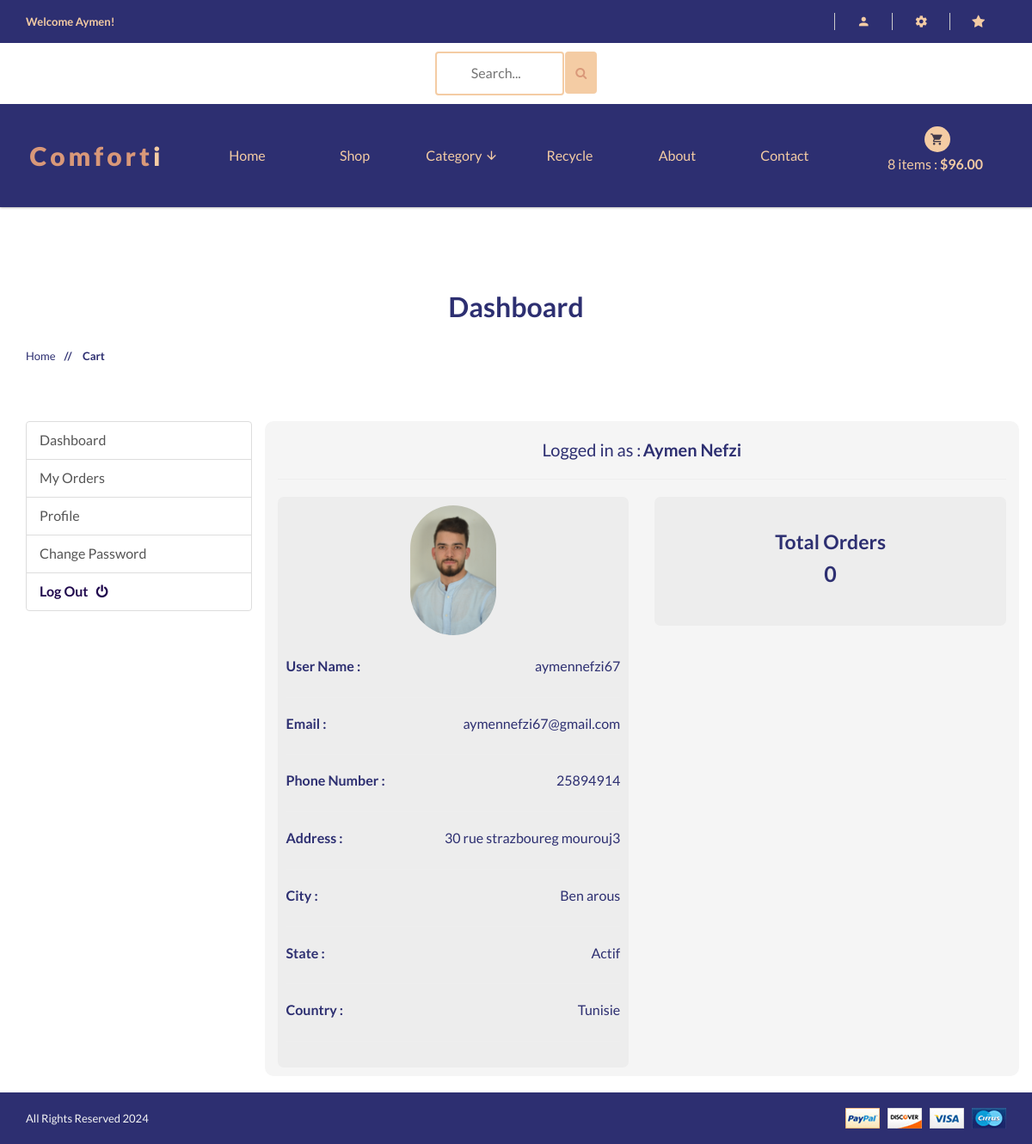
Page /account/ (signed in) on the committed database.
### accounts/models.py (models this page shows, shortened)
class Account(AbstractBaseUser):
    first_name = models.CharField(max_length=50)
    last_name = models.CharField(max_length=50)
    username = models.CharField(max_length=50, unique=True)
    email = models.EmailField(max_length=100, unique=True)
    Phone_number = models.CharField(max_length=50)
    is_admin = models.BooleanField(default=False)
    is_staff = models.BooleanField(default=False)
    is_active = models.BooleanField(default=False)
    is_superadmin = models.BooleanField(default=False)
    date_joined_for_format = models.DateTimeField(auto_now_add=True)
    last_login_for_format  = models.DateTimeField(auto_now_add=True)
    USERNAME_FIELD = 'email'
    REQUIRED_FIELDS = ['username', 'first_name', 'last_name']
    objects = AccountManger()
    def full_name(self):
        return f'{self.first_name} {self.last_name}'

class UserProfile(models.Model):
    user = models.OneToOneField(Account, on_delete=models.CASCADE)
    address = models.TextField(blank=True, max_length=500)
    profile_picture = models.ImageField(blank=True, upload_to='userprofile',default='static/user_image_default.png')
    city = models.CharField(blank=True, max_length=20)
    state = models.CharField(blank=True, max_length=20)
    country = models.CharField(blank=True, max_length=20)

### accounts/views.py (the view)
# urls.py: path('', views.dashboard, name='dashboardd'),
def dashboard(request):
    orders = Order.objects.order_by('-created_at').filter(user_id=request.user.id, is_ordered=True)
    profile = UserProfile.objects.get(user_id=request.user.id)
    orders_count = orders.count()
    context = {
        'orders_count':orders_count,
        'profile':profile,
    }
    return render(request, 'shop/accounts/dashboard/dashboard.html', context)

### templates/shop/accounts/dashboard/dashboard.html (shortened to what this page needs)
{% extends '../../../base.html' %}
{% load static %}
{% block content %}
<div  class="pages-title section-padding">
    <div  class="container">
        <div   class="row">
            <div class="col-xs-12">
                <div class="pages-title-text text-center">
                    <h2 style="color:#2D2F71">dashboard</h2>
                    <ul class="text-left">
                        <li><a style="color:#2D2F71" href="\">Home </a></li>
                        <li style="color:#2D2F71"><span> // </span>Cart</li>
                    </ul>
                </div>
            </div>
        </div>
    </div>
</div>
<section style="background:#ffffff" class="section-conten padding-y bg">
    <br><br>
    <div class="container">
        <div class="row">
            {% include "includes/dashboard_slider.html" %}
            <main style="background:#f5f5f5; border-radius:10px" class="col-md-9">
                <article class="card">
                <br>
                <header class="card-header text-center">
                    <span style="font-size:20px" class="d-inline-block">Logged in as :</span>
                    <strong style="font-size:20px">{{user.full_name | title}}</strong>
                </header>
                <hr>
                <div class="card-body">
                    <div  class="row">
                        <div style="" class="col-md-6">
                            <div  class="card" style="text-align:center; background:#ededed;border-radius:7px;margin-bottom:10px">
                                <div style="font-size:18px;padding:10px" class="card-body">
                                    <img src="{{profile.profile_picture.url}}" alt="Profile Picture" width="100" style="border-radius:50px;">
                                    <br>
                                    <br>
                                    <p style="font-size:16px;" class="mb-0"><span style="float:left"><b>User Name :</b></span> <span style="float:right">{{user.username}}</span></p><br><hr>
                                    <p style="font-size:16px;" class="mb-0"><span style="float:left"><b>Email :</b></span> <span style="float:right">{{user.email}}</span></p><br><hr>
                                    <p style="font-size:16px;" class="mb-0"><span style="float:left"><b>Phone Number :</b></span> <span style="float:right">{{user.Phone_number}}</span></p><br><hr>
                                    {% if profile.address %}
                                    <p style="font-size:16px;" class="mb-0"><span style="float:left"><b>Address :</b></span> <span style="float:right">{{profile.address}}</span></p><br><hr>
                                    {% endif %}
                                    {% if profile.city %}
                                    <p style="font-size:16px;" class="mb-0"><span style="float:left"><b>City :</b></span> <span style="float:right">{{profile.city}}</span></p><br><hr>
                                    {% endif %}
                                    {% if profile.state %}
                                    <p style="font-size:16px;" class="mb-0"><span style="float:left"><b>State :</b></span> <span style="float:right">{{profile.state}}</span></p><br><hr>
                                    {% endif %}
                                    {% if profile.country %}
                                    <p style="font-size:16px;" class="mb-0"><span style="float:left"><b>Country :</b></span> <span style="float:right">{{profile.country}}</span></p><br><hr>
                                    {% endif %}
                                </div>
                            </div>
                        </div>
                        <div  class="col-md-6">
                            <div  class="card" style="text-align:center;">
                                <div style="background:#ededed;border-radius:7px;padding:10px;height:150px" style="font-size:18px" class="card-body">
                                    <h5 style="margin-top:30px;font-size:23px" class="card-title">Total Orders</h5>
                                    <h4 style="font-size:25px">{{orders_count}}</h4>
                                </div>
                            </div>
                        </div><br>
                    </div>
                </div>
                </article>
            </main>
        </div>
    </div><br>
</section>
{% endblock content %}

### templates/base.html (shortened to what this page needs)
{% load static %}
<!doctype html>
<html class="no-js" lang="">
<head>
    <link rel="stylesheet" href="{% static 'css/bootstrap.min.css' %}">
    <link rel="stylesheet" href="{% static 'css/animate.css' %}">
    <link rel="stylesheet" href="{% static 'css/materialdesignicons.min.css' %}">
    <link rel="stylesheet" href="{% static 'css/jquery.simpleLens.css' %}">
    <link rel="stylesheet" href="{% static 'css/jquery-ui.min.css' %}">
    <link rel="stylesheet" href="{% static 'css/meanmenu.min.css' %}">
    <link rel="stylesheet" href="{% static 'css/nivo-slider.css' %}">
    <link rel="stylesheet" href="{% static 'css/owl.carousel.css' %}">
    <link rel="stylesheet" href="{% static 'css/style.css' %}">
    <link rel="stylesheet" href="{% static 'css/responsive.css' %}">
    <link rel="stylesheet" href="https://cdnjs.cloudflare.com/ajax/libs/font-awesome/4.7.0/css/font-awesome.min.css">
</head>
<body style="background:#ffffff">
    <header style="background:#2D2F71" class="header-one header-two">
        <div style="background:#2D2F71" class="header-top-two">
            <div class="container text-center">
                <div class="row">
                    <div class="col-sm-12">
                        <div class="middel-top">
                            {% if user.id is None %}
                            <div class="left floatleft">
                                <p style="color:#f4cca4"><b>Welcome Guest!</b></p>
                            </div>
                            {% else %}
                            <div class="left floatleft">
                                <p style="color:#f4cca4"><b>Welcome {{user.first_name | capfirst}}!</b></p>
                            </div>
                            {% endif %}
                        </div>
                        <div class="middel-top clearfix">
                            <ul class="clearfix right floatright">
                                <li>
                                    <a style="color:#f4cca4" href="#"><i class="mdi mdi-account"></i></a>
                                </li>
                                <li>
                                    <a style="color:#f4cca4" href="#"><i class="mdi mdi-settings"></i></a>
                                </li>
                                {% if user.id is None %}
                                {% else %}
                                <li><a href="{% url 'shop:wishlist_view' %}"><i class="fa fa-star"></i></a></li>                                </ul>
                                {% endif %}
                            </div>
                        </div>
                    </div>
                </div>
            </div>
        <div style="background:#ffffff">
            <div class="container text-center">
                <div class="row">
                    <div class="col-sm-12">
                        <form id="searchh" action={% url 'shop:search' %} method="GET">
                        <input  type="text" name="keyword" placeholder="Search...">
                        <button style="height:49px; margin-bottom:6px; background:#f4cca4;margin-left:-1px;border:None "  class="btn btn-warning" type="submit">
                           <i style="color:#d99879" class="fa fa-search"></i>
                        </button>
                        </form>
                    </div>
                </div>
            </div>
        </div>
        <div class="container text-center">
            <div class="row">
                <div class="col-sm-2">
                    <div class="logo">
                        <a style="color:#f4cca4;font-weight: 800;" href="\"><span
                                style="color:#d99879">Comfort</span>i</a>
                    </div>
                </div>
                <div class="col-sm-8">
                    <div class="header-middel">
                        <div class="mainmenu">
                            <nav >
                                <ul>
                                    <li ><a href="\">Home</a></li>
                                    <li><a href="{% url 'shop:shop' %}">Shop</a></li>
                                    <li><a href="#">Category <i class="mdi mdi-arrow-down"></i></a>
                                    </li>
                                    <li ><a href="{% url 'recycle:recycle' %}">Recycle</a></li>
                                    <li><a href="about.html">About</a></li>
                                    <li><a href="contact.html">Contact</a></li>
                                </ul>
                            </nav>
                        </div>
                    </div>
                </div>
                <div class="col-sm-2">
                    <div class="cart-itmes">
                        <a class="cart-itme-a" href="{% url 'cart:cart' %}">
                            <i class="mdi mdi-cart"></i>
                            {{quantityyy}} items : <strong>${{totalll}}</strong>
                        </a>
                    </div>
                </div>
            </div>
        </div>
    </header>
    <br>
    {% block content %}
    {% endblock content %}
    <footer>
        <div  style="background:#2D2F71" class="footer-bottom">
            <div class="container">
                <div class="row">
                    <div class="col-xs-12 col-sm-6">
                        <p style="color:#f5f5f5">
                            All Rights Reserved 2024</p>
                    </div>
                    <div class="col-xs-12 col-sm-6 text-right">
                        <a href="#"><img src="{% static 'img/footer/payment.png' %}" alt="" /></a>
                    </div>
                </div>
            </div>
        </div>
    </footer>
</body>
</html>

### rows in the picture
Account: first_name "Aymen", full_name "Aymen Nefzi", username "aymennefzi67", email "aymennefzi67@gmail.com", Phone_number "25894914"
UserProfile: profile_picture (picture), address "30 rue strazboureg mourouj3", city "Ben arous", state "Actif", country "Tunisie"

### other values in the picture
{{ quantityyy }} "8"
{{ totalll }} "96.00"
{{ orders_count }} "0"
